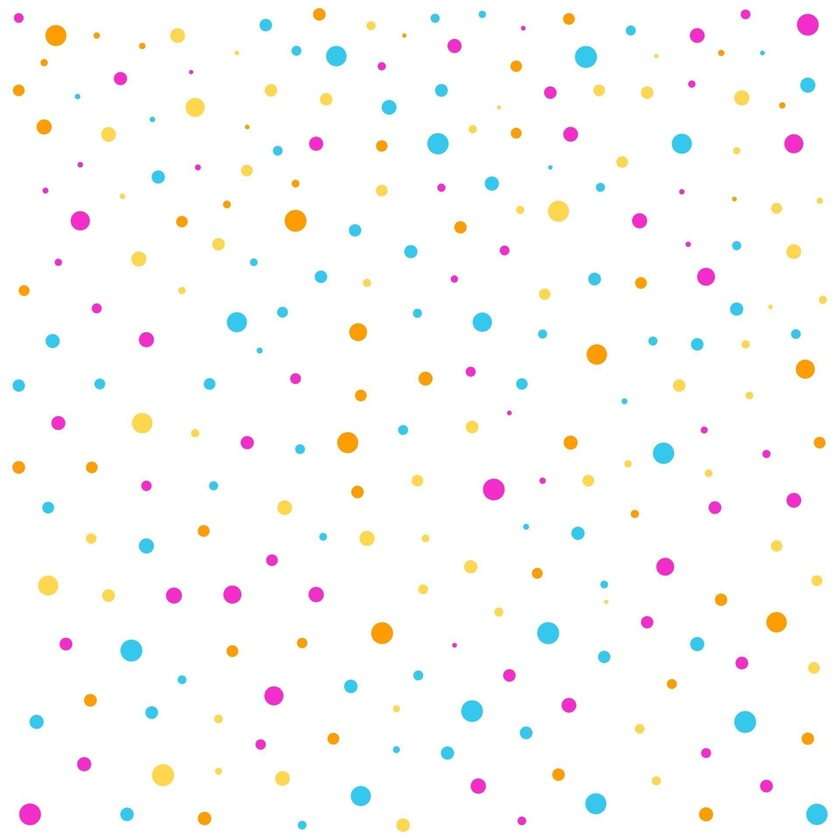
#> input picture Aula2/foto.jpg, 840 x 840 px, shrunk from 1920 x 1920 before the run
$ python aula02+.py
#> lines starting #> are read from the running program, lines starting #| are printed output that depends on the picture
# -*- coding: utf-8 -*-

import cv2
import numpy
import matplotlib.pyplot as plt
foto = 'foto.jpg'
imagem = cv2.imread(foto)
#> imagem is the input picture: shape (840, 840, 3); mean B, G, R 249.5, 250.4, 251.2


def extraiAzul (IMG):
    azul = numpy.zeros((imagem.shape[0], imagem.shape[1]), dtype = numpy.uint8)
    azul[:,:] = IMG[:,:,0]  #[linhas (altura), colunas (largura), canais('profundidade')]
    cv2.imshow("Canal Azul",azul)
    cv2.waitKey(0)
    return azul

def extraiVerde (IMG):
    verde = numpy.zeros((imagem.shape[0], imagem.shape[1]), dtype = numpy.uint8)
    verde[:,:] = IMG[:,:,1]
    cv2.imshow("Canal Verde",verde)
    cv2.waitKey(0)
    return verde

def extraiVermelho (IMG):
    vermelho = numpy.zeros((imagem.shape[0], imagem.shape[1]), dtype = numpy.uint8)
    vermelho [:,:] = IMG[:,:,2]
    cv2.imshow("Canal Vermelho",vermelho)
    cv2.waitKey(0)
    return vermelho


def deixaCinza (IMG):
    cinzas = numpy.zeros((imagem.shape[0], imagem.shape[1]), dtype = numpy.uint8)
    for i in range (imagem.shape[0]):
        for j in range (imagem.shape[1]):
            cinzas[i][j] = (IMG[i][j].sum()//3)
    cv2.imshow('Imagem em Tons de Cinza', cinzas)
    cv2.waitKey(0)
    return cinzas

def separaCor (IMG):
    separada = IMG
    for i in range (IMG.shape[0]):
        for j in range (IMG.shape[1]):
            if ((separada[i][j]<=130) or (separada[i][j]>=160)):
                separada[i][j] = 255
    cv2.imshow('Imagem Cinza com Tom Separado', separada)
    cv2.waitKey(0)
    return separada

def criaHistograma (IMG):
    histCinza = [0]*256
    for i in range (IMG.shape[0]):
        for j in range (IMG.shape[1]):
            histCinza[IMG[i][j]] = histCinza[IMG[i][j]] + 1
    pixel = [0]*256
    for i in range (256):
        pixel[i]=i
    plt.xlabel('ID do Pixel (0 a 255)')
    plt.ylabel('Quantidade')
    plt.title('Histograma dos Pixels da Imagem')
    plt.bar(pixel, histCinza, color='gray')
    plt.show()


imgCinza = deixaCinza(imagem)
#> after the loop in deixaCinza, `for i in range (imagem.shape[0]):`:
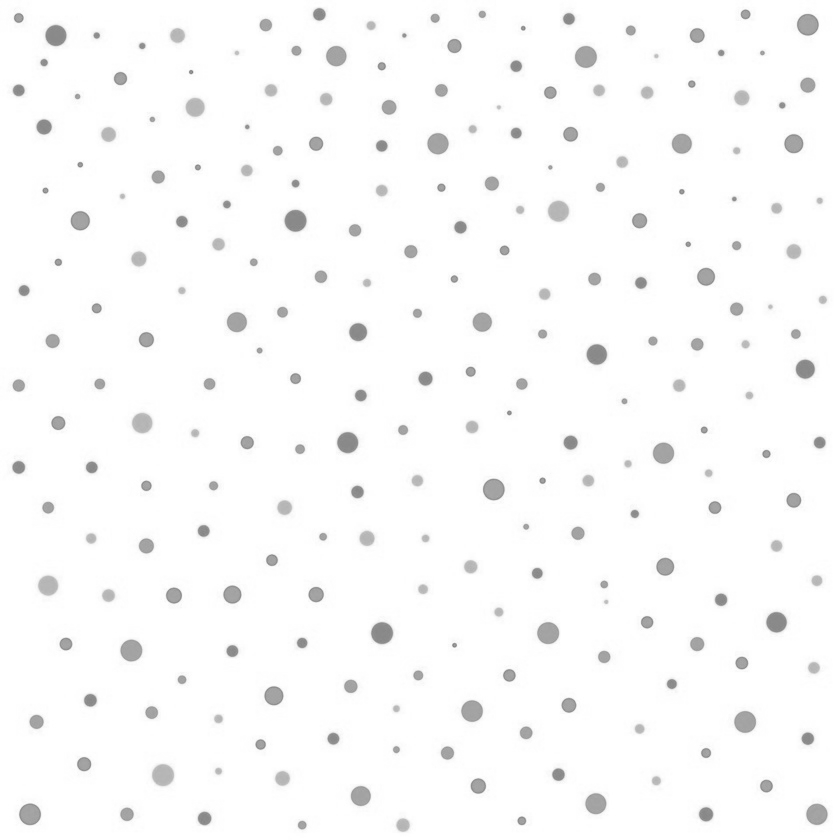
#> cinzas: shape (840, 840); min 127, max 255, mean 250.3
criaHistograma(imgCinza)
#> after the loop in criaHistograma, `for i in range (IMG.shape[0]):`: histCinza = 256 values, max 519005 at index 255, min 0 at index 0, mean 2756.2
#> in criaHistograma, `plt.show()`:
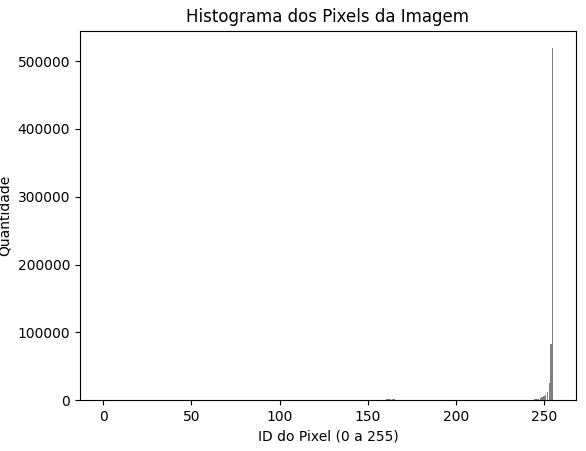
#> figure drawn by matplotlib, 1 panel; tallest bar 519005 high, from x = 254.6 to 255.4
canalAzul = extraiAzul(imagem)
#> in extraiAzul, `azul[:,:] = IMG[:,:,0]  #[linhas (altura), colunas (largura), canais('..`:
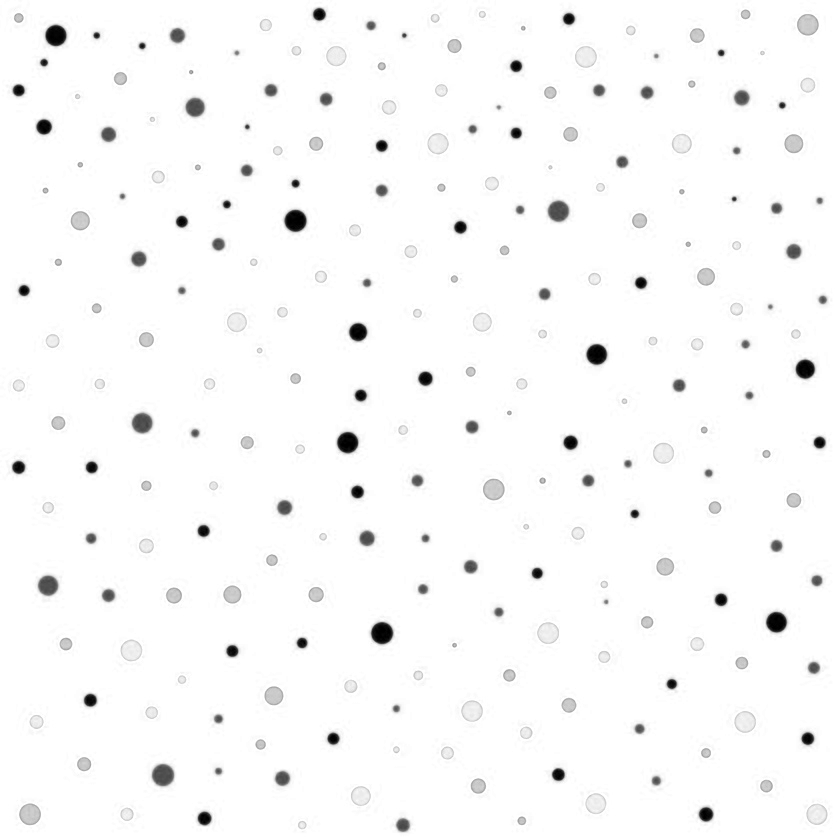
#> azul: shape (840, 840); min 0, max 255, mean 249.5
criaHistograma(canalAzul)
canalVerde = extraiVerde(imagem)
#> in extraiVerde, `verde[:,:] = IMG[:,:,1]`:
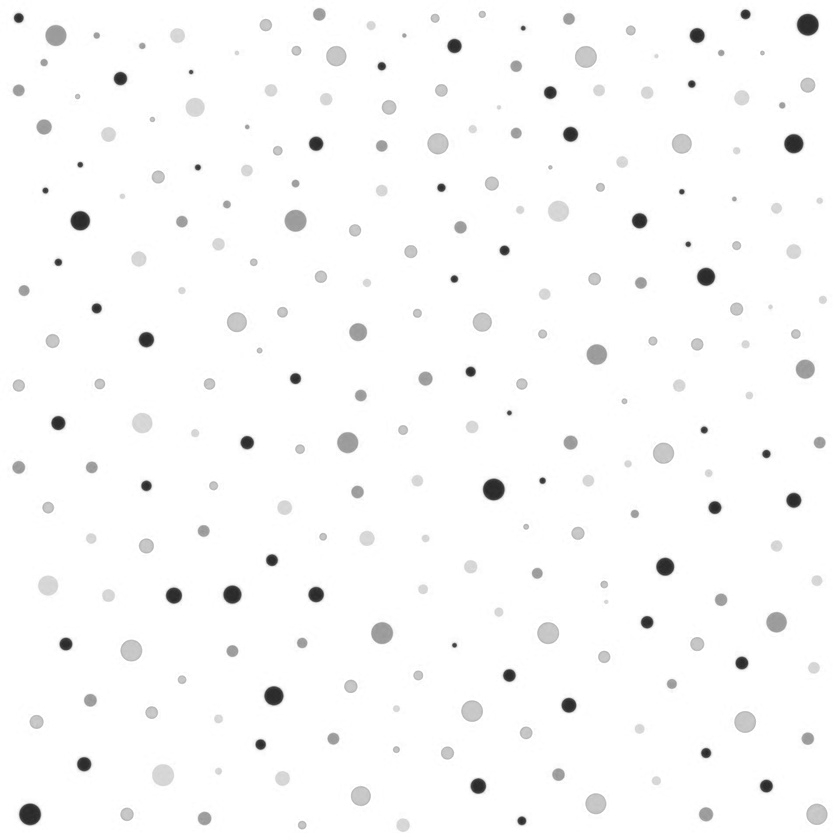
#> verde: shape (840, 840); min 37, max 255, mean 250.4
criaHistograma(canalVerde)
canalVermelho = extraiVermelho(imagem)
#> in extraiVermelho, `vermelho [:,:] = IMG[:,:,2]`:
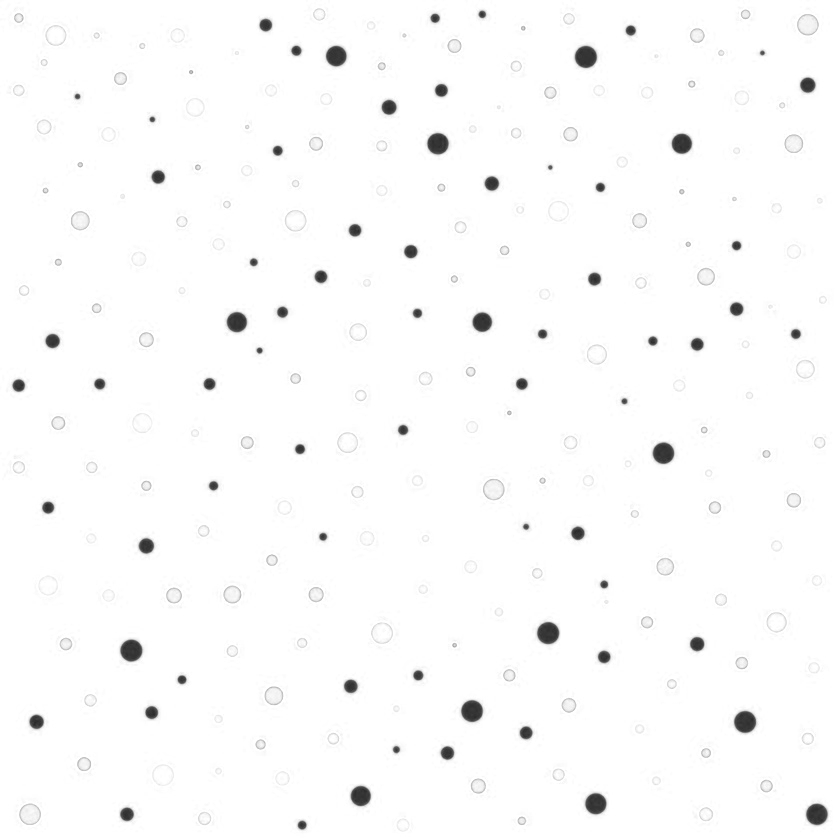
#> vermelho: shape (840, 840); min 41, max 255, mean 251.2
criaHistograma(canalVermelho)
imgSeparada = separaCor(imgCinza)
#> after the loop in separaCor, `for i in range (IMG.shape[0]):`:
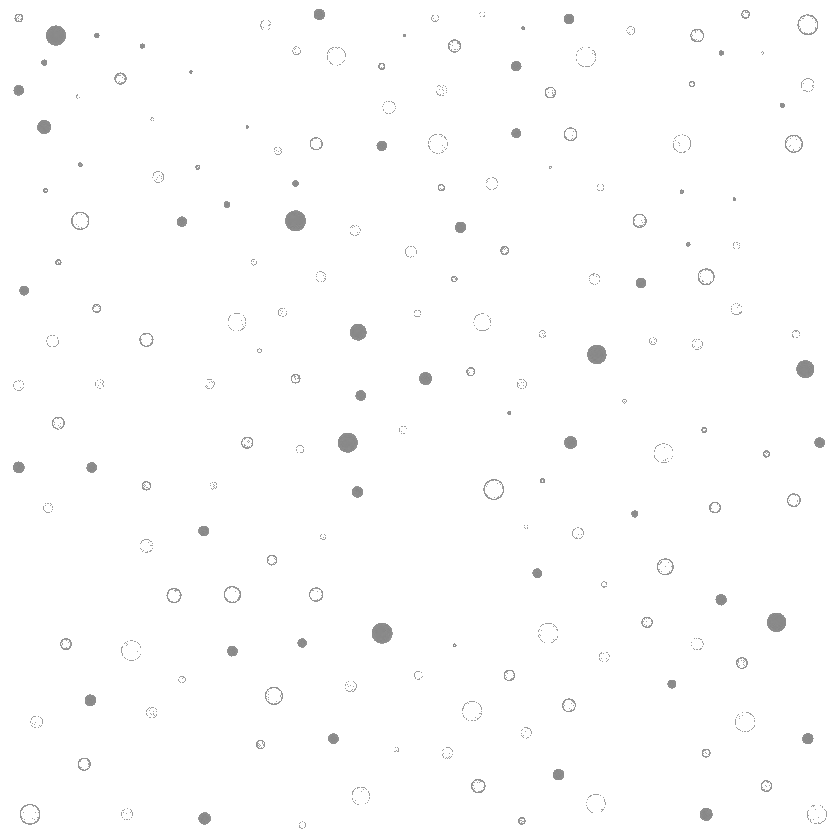
#> separada: shape (840, 840); min 131, max 255, mean 253.4
cv2.imwrite("saida1-iSeparada.jpg",imgSeparada)
